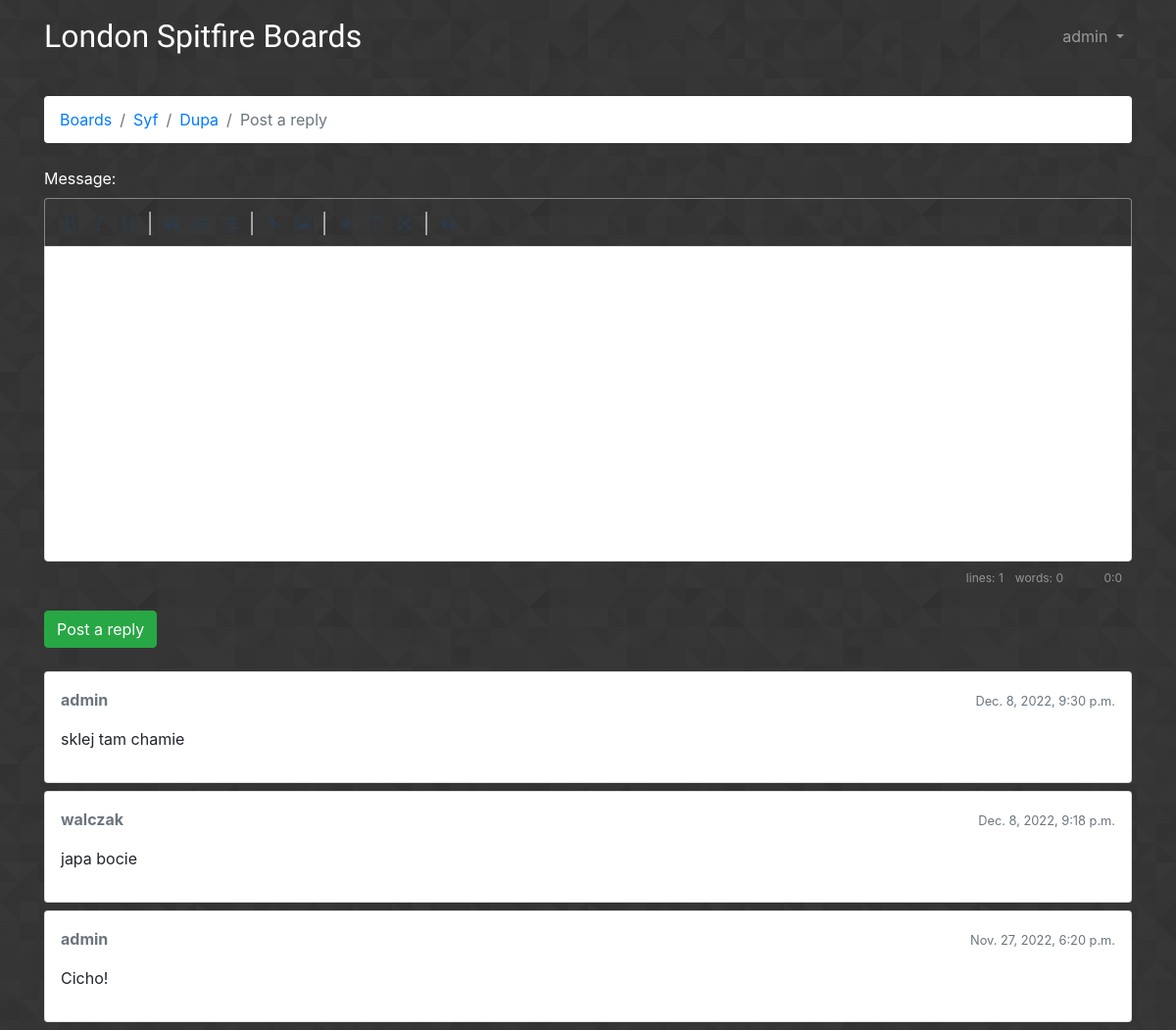
/boards/1/topics/2/reply/ (signed in), run on an earlier commit of the app's database.
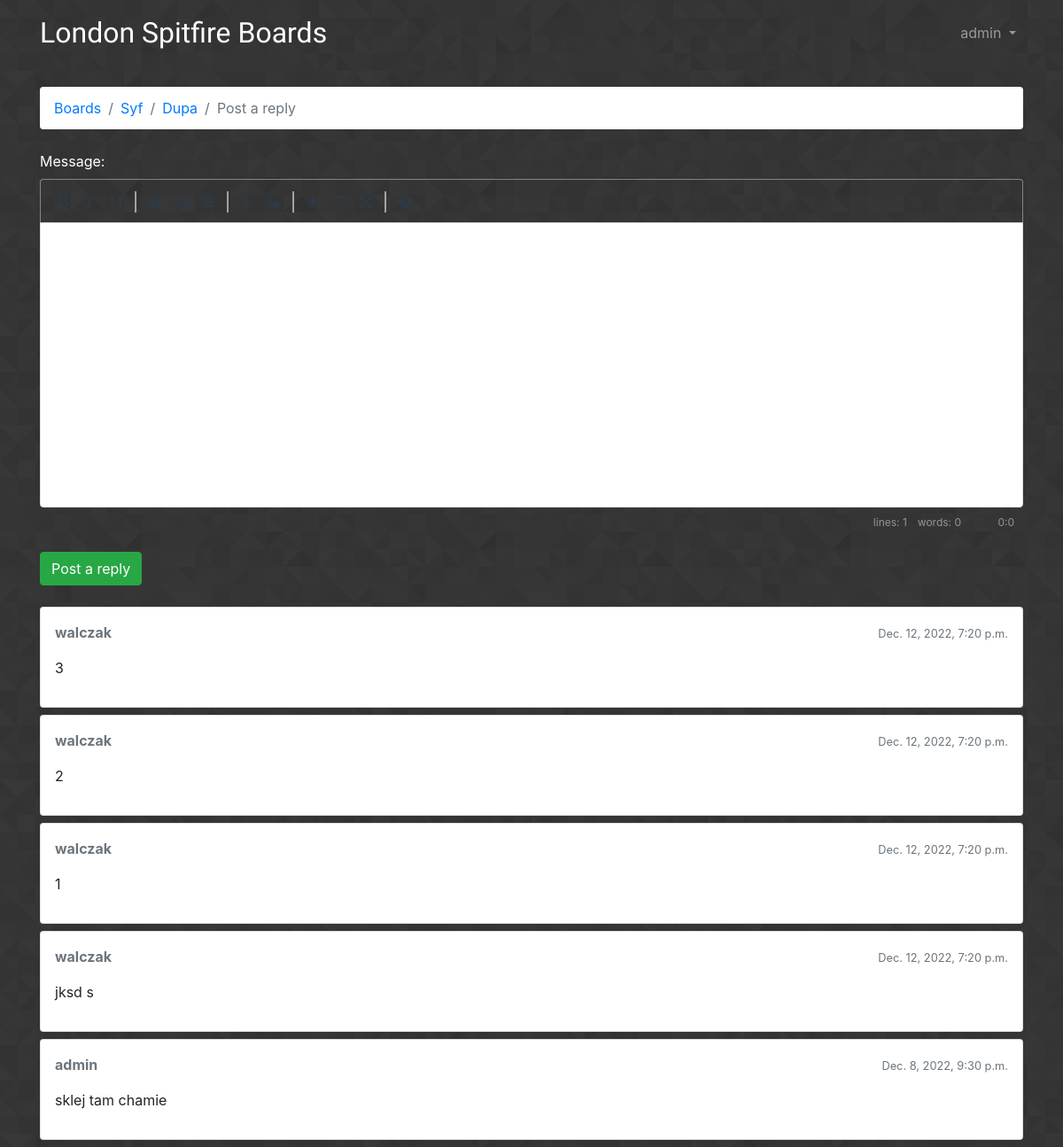
And on a later commit of the database.
### boards/models.py (models this page shows, shortened)
class Post(models.Model):
    message = models.TextField(max_length=4000)
    topic = models.ForeignKey(Topic, related_name="posts", on_delete=models.CASCADE)
    created_at = models.DateTimeField(auto_now_add=True)
    updated_at = models.DateTimeField(null=True)
    created_by = models.ForeignKey(
        User, related_name="posts", on_delete=models.SET(value=DELETED_USER)
    )
    updated_by = models.ForeignKey(
        User, null=True, related_name="+", on_delete=models.SET(value=DELETED_USER)
    )
    def get_message_as_markdown(self):
        return mark_safe(markdown(self.message))

### boards/views.py (the view)
@login_required
def reply_topic(request, board_pk, topic_pk):
    topic = get_object_or_404(Topic, board__pk=board_pk, pk=topic_pk)
    if request.method == "POST":
        form = PostForm(request.POST)
        if form.is_valid():
            post = form.save(commit=False)
            post.topic = topic
            post.created_by = request.user
            post.save()
            topic.last_updated = timezone.now()
            topic.save()
            return redirect("topic_posts", board_pk=board_pk, topic_pk=topic_pk)
    else:
        form = PostForm()
    return render(request, "reply_topic.html", {"topic": topic, "form": form})

### boards/models.py (called while the page is built)
    def get_last_ten_posts(self):
        return self.posts.order_by("-created_at")[:LAST_POSTS_NUM_IN_REPLY]

### boards/templatetags/form_tags.py (called while the page is built)
@register.filter
def input_class(bound_field):
    css_class = ""
    if bound_field.form.is_bound:
        if bound_field.errors:
            css_class = " is-invalid"
        elif field_type(bound_field) != "PasswordInput":
            css_class = " is-valid"
    return f"form-control{css_class}"

### templates/reply_topic.html (shortened to what this page needs)
{%  extends 'base.html' %}
{% load static %}
{% block stylesheet %}
    <link rel="stylesheet" href="{% static 'css/simplemde.min.css' %}">
{% endblock stylesheet %}
{% block breadcrumb %}
    <li class="breadcrumb-item"><a href="{% url 'home' %}">Boards</a></li>
    <li class="breadcrumb-item"><a href="{% url 'board_topics' topic.board.pk %}">{{ topic.board.name }}</a></li>
    <li class="breadcrumb-item"><a href="{% url 'topic_posts' topic.board.pk topic.pk %}">{{ topic.subject }}</a></li>
    <li class="breadcrumb-item active">Post a reply</li>
{% endblock breadcrumb %}
{% block content %}
    <form method="post" class="mb-4" novalidate>
        {% include 'includes/form.html' %}
        <button type="submit" class="btn btn-success">Post a reply</button>
    </form>
    {% for post in topic.get_last_ten_posts %}
        <div class="card mb-2">
            <div class="card-body p-3">
                <div class="row mb-3">
                    <div class="col-6">
                        <strong class="text-muted">{{ post.created_by.username }}</strong>
                    </div>
                    <div class="col-6 text-right">
                        <small class="text-muted">{{ post.created_at }}</small>
                    </div>
                </div>
                {{ post.get_message_as_markdown }}
            </div>
        </div>
    {% endfor %}
{% endblock content %}

What changed in the data, as far as the page shows it:
no longer on this page (row unchanged): Post: created_by.username "walczak", created_at "Dec. 8, 2022, 9:18 p.m.", get_message_as_markdown "japa bocie"
no longer on this page (row edited): Post: created_by.username "admin", created_at "Nov. 27, 2022, 6:20 p.m.", get_message_as_markdown "Cicho!"
added Post: created_by.username "walczak", created_at "Dec. 12, 2022, 7:20 p.m.", get_message_as_markdown "3"
added Post: created_by.username "walczak", created_at "Dec. 12, 2022, 7:20 p.m.", get_message_as_markdown "2"
added Post: created_by.username "walczak", created_at "Dec. 12, 2022, 7:20 p.m.", get_message_as_markdown "1"
added Post: created_by.username "walczak", created_at "Dec. 12, 2022, 7:20 p.m.", get_message_as_markdown "jksd s"
